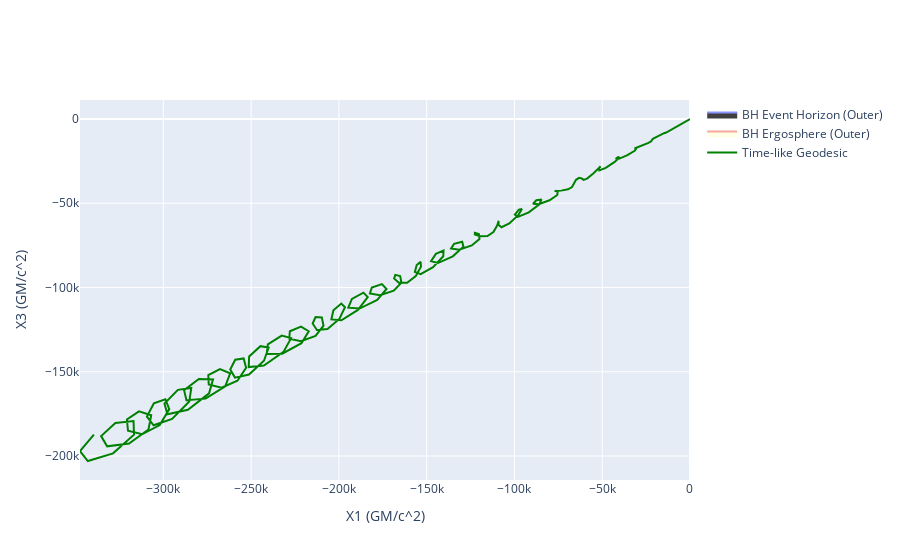

The cell this chart's notebook holds for it:
### Code cell
gpl.clear () # Clear previous plot
gpl.plot2D ( geod , coordinates = (1 , 3 ) , color = " green " )
gpl.show ()
